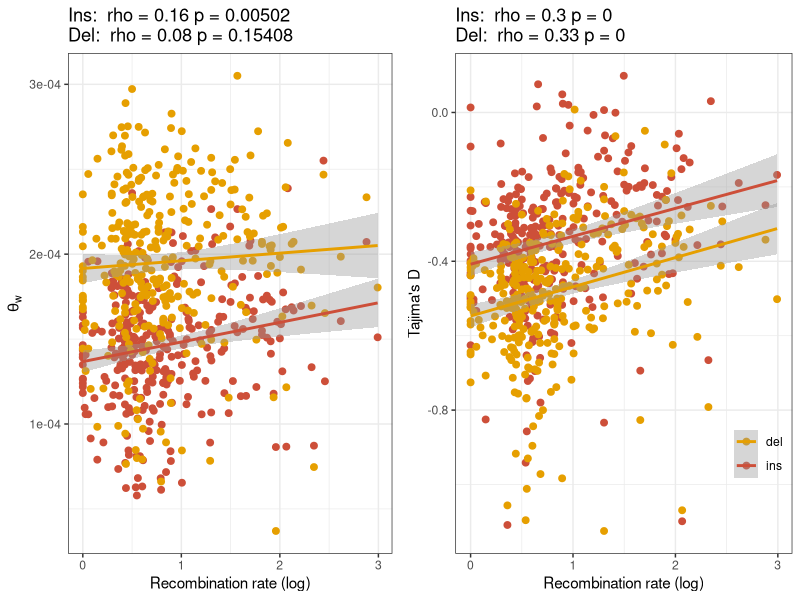

Source code (R):
# Title     : TODO
# Objective : TODO
# Created by: henryjuho
# Created on: 07/11/2017

library(ggplot2)
library(gridExtra)
library(reshape2)

cbPalette <- c("#E69F00", 'tomato 3', 'steel blue', "#999999", "#56B4E9", "#009E73", "#F0E442", "#0072B2", "#D55E00", "#CC79A7")

window_data = read.delim('filtered_2Mb_windows.txt')

theta_ins_test = cor.test(window_data$theta_ins, window_data$rec_rate, method='spearman', exact=NULL)
tajd_ins_test = cor.test(window_data$tajd_ins, window_data$rec_rate, method='spearman', exact=NULL)

theta_del_test = cor.test(window_data$theta_del, window_data$rec_rate, method='spearman', exact=NULL)
tajd_del_test = cor.test(window_data$tajd_del, window_data$rec_rate, method='spearman', exact=NULL)

# theta plot
theta_data = subset(window_data, select=c(window, rec_rate, theta_ins, theta_del))
colnames(theta_data) = c('window', 'rec_rate', 'ins', 'del')
theta_data = melt(theta_data, id=c('window', 'rec_rate'))
theta_data$variable = factor(theta_data$variable, levels=c('del', 'ins'))

theta_plot = ggplot(theta_data, aes(x=log(rec_rate + 1), y=value, colour=variable)) +
      geom_point(stat='identity', size = 2) +
      geom_smooth(method='lm') +
      theme_bw() +
      scale_colour_manual(values=cbPalette) +
      xlab('Recombination rate (log)')  + ylab(expression(theta[w])) +
      ggtitle(paste('Ins: ', expression(rho), '=', round(theta_ins_test$estimate, digits=2),
      'p =', round(theta_ins_test$p.value, digits=5),
      '\nDel: ', expression(rho), '=', round(theta_del_test$estimate, digits=2),
      'p =', round(theta_del_test$p.value, digits=5))) +
      theme(legend.position = 'none')


# tajd plot
tajd_data = subset(window_data, select=c(window, rec_rate, tajd_ins, tajd_del))
colnames(tajd_data) = c('window', 'rec_rate', 'ins', 'del')
tajd_data = melt(tajd_data, id=c('window', 'rec_rate'))
tajd_data$variable = factor(tajd_data$variable, levels=c('del', 'ins'))

tajd_plot = ggplot(tajd_data, aes(x=log(rec_rate + 1), y=value, colour=variable)) +
      geom_point(stat='identity', size = 2) +
      geom_smooth(method='lm') +
      theme_bw() +
      scale_colour_manual(values=cbPalette) +
      xlab('Recombination rate (log)')  + ylab("Tajima's D") +
      ggtitle(paste('Ins: ', expression(rho), '=', round(tajd_ins_test$estimate, digits=2),
      'p =', round(tajd_ins_test$p.value, digits=5),
      '\nDel: ', expression(rho), '=', round(tajd_del_test$estimate, digits=2),
      'p =', round(tajd_del_test$p.value, digits=5))) +
      theme(legend.position=c(0.9, 0.2), legend.title=element_blank(), legend.background=element_blank())

png(file='window_summary.png', width=6, height=3, units='in', res=360)

grid.arrange(theta_plot, tajd_plot, nrow=1)

dev.off()